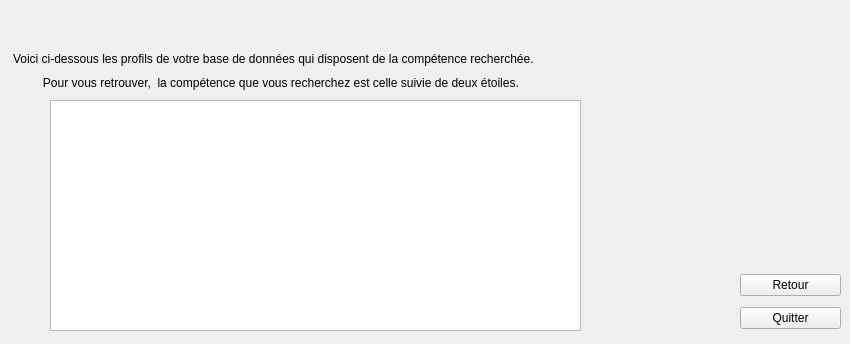
    <widget class="QWidget" name="page_25">
     <widget class="QTextBrowser" name="textBrowser_24">
      <property name="geometry">
       <rect>
        <x>50</x>
        <y>100</y>
        <width>531</width>
        <height>231</height>
       </rect>
      </property>
     </widget>
     <widget class="QWidget" name="verticalLayoutWidget_31">
      <property name="geometry">
       <rect>
        <x>740</x>
        <y>269</y>
        <width>101</width>
        <height>66</height>
       </rect>
      </property>
      <layout class="QVBoxLayout" name="verticalLayout_31">
       <item>
        <widget class="QPushButton" name="pushButton_72">
         <property name="text">
          <string>Retour</string>
         </property>
        </widget>
       </item>
       <item>
        <widget class="QPushButton" name="pushButton_73">
         <property name="text">
          <string>Quitter</string>
         </property>
        </widget>
       </item>
      </layout>
     </widget>
     <widget class="QLabel" name="label_57">
      <property name="geometry">
       <rect>
        <x>79</x>
        <y>20</y>
        <width>621</width>
        <height>20</height>
       </rect>
      </property>
      <property name="text">
       <string/>
      </property>
     </widget>
     <widget class="QWidget" name="verticalLayoutWidget_32">
      <property name="geometry">
       <rect>
        <x>13</x>
        <y>50</y>
        <width>601</width>
        <height>42</height>
       </rect>
      </property>
      <layout class="QVBoxLayout" name="verticalLayout_32">
       <item>
        <widget class="QLabel" name="label_56">
         <property name="text">
          <string>Voici ci-dessous les profils de votre base de données qui disposent de la compétence recherchée.</string>
         </property>
        </widget>
       </item>
       <item>
        <widget class="QLabel" name="label_58">
         <property name="text">
          <string>         Pour vous retrouver,  la compétence que vous recherchez est celle suivie de deux étoiles.</string>
         </property>
        </widget>
       </item>
      </layout>
     </widget>
    </widget>
